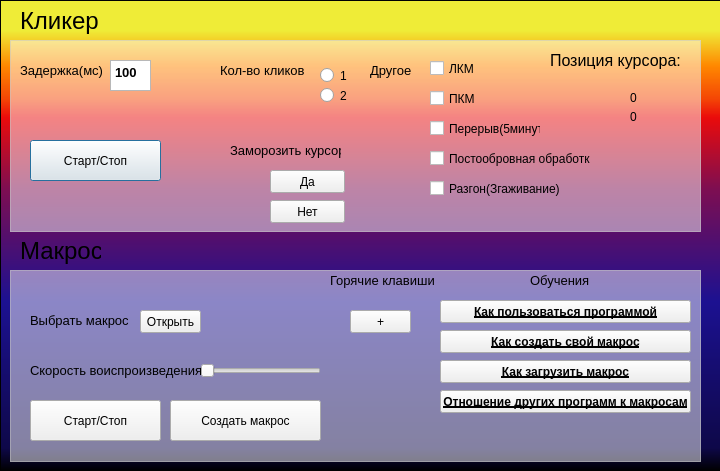
<?xml version="1.0" encoding="UTF-8"?>
<ui version="4.0">
 <class>Auxprog</class>
 <widget class="QDialog" name="Auxprog">
  <property name="geometry">
   <rect>
    <x>0</x>
    <y>0</y>
    <width>720</width>
    <height>471</height>
   </rect>
  </property>
  <property name="windowTitle">
   <string>Auxprog</string>
  </property>
  <property name="windowIcon">
   <iconset>
    <normaloff>../../../../Pictures/Saved Pictures/Путин.jpg</normaloff>../../../../Pictures/Saved Pictures/Путин.jpg</iconset>
  </property>
  <property name="styleSheet">
   <string notr="true">.QPushButton {

}
#PushButton {
}</string>
  </property>
  <widget class="QTextEdit" name="textEdit">
   <property name="geometry">
    <rect>
     <x>110</x>
     <y>60</y>
     <width>41</width>
     <height>31</height>
    </rect>
   </property>
   <property name="html">
    <string>&lt;!DOCTYPE HTML PUBLIC &quot;-//W3C//DTD HTML 4.0//EN&quot; &quot;http://www.w3.org/TR/REC-html40/strict.dtd&quot;&gt;
&lt;html&gt;&lt;head&gt;&lt;meta name=&quot;qrichtext&quot; content=&quot;1&quot; /&gt;&lt;style type=&quot;text/css&quot;&gt;
p, li { white-space: pre-wrap; }
&lt;/style&gt;&lt;/head&gt;&lt;body style=&quot; font-family:'MS Shell Dlg 2'; font-size:8.25pt; font-weight:400; font-style:normal;&quot;&gt;
&lt;p style=&quot; margin-top:0px; margin-bottom:0px; margin-left:0px; margin-right:0px; -qt-block-indent:0; text-indent:0px;&quot;&gt;&lt;span style=&quot; font-size:10pt; font-weight:600;&quot;&gt;100&lt;/span&gt;&lt;/p&gt;&lt;/body&gt;&lt;/html&gt;</string>
   </property>
  </widget>
  <widget class="QGraphicsView" name="graphicsView">
   <property name="enabled">
    <bool>true</bool>
   </property>
   <property name="geometry">
    <rect>
     <x>10</x>
     <y>40</y>
     <width>691</width>
     <height>192</height>
    </rect>
   </property>
   <property name="styleSheet">
    <string notr="true">.QGraphicsView {
	
	background-color: rgba(255, 255, 255, 125);
}</string>
   </property>
   <property name="interactive">
    <bool>true</bool>
   </property>
   <property name="sceneRect">
    <rectf>
     <x>0.000000000000000</x>
     <y>0.000000000000000</y>
     <width>0.000000000000000</width>
     <height>0.000000000000000</height>
    </rectf>
   </property>
  </widget>
  <widget class="QPushButton" name="Startstop">
   <property name="geometry">
    <rect>
     <x>30</x>
     <y>140</y>
     <width>131</width>
     <height>41</height>
    </rect>
   </property>
   <property name="text">
    <string>Старт/Стоп</string>
   </property>
  </widget>
  <widget class="QLabel" name="label">
   <property name="geometry">
    <rect>
     <x>20</x>
     <y>0</y>
     <width>81</width>
     <height>41</height>
    </rect>
   </property>
   <property name="font">
    <font>
     <pointsize>18</pointsize>
    </font>
   </property>
   <property name="text">
    <string>Кликер</string>
   </property>
  </widget>
  <widget class="QLabel" name="label_2">
   <property name="geometry">
    <rect>
     <x>20</x>
     <y>50</y>
     <width>91</width>
     <height>41</height>
    </rect>
   </property>
   <property name="font">
    <font>
     <pointsize>10</pointsize>
    </font>
   </property>
   <property name="text">
    <string>Задержка(мс)</string>
   </property>
  </widget>
  <widget class="QLabel" name="label_3">
   <property name="geometry">
    <rect>
     <x>220</x>
     <y>50</y>
     <width>91</width>
     <height>41</height>
    </rect>
   </property>
   <property name="font">
    <font>
     <pointsize>10</pointsize>
    </font>
   </property>
   <property name="text">
    <string>Кол-во кликов</string>
   </property>
  </widget>
  <widget class="QRadioButton" name="radioButton">
   <property name="geometry">
    <rect>
     <x>320</x>
     <y>60</y>
     <width>82</width>
     <height>31</height>
    </rect>
   </property>
   <property name="text">
    <string>1</string>
   </property>
  </widget>
  <widget class="QRadioButton" name="radioButton_2">
   <property name="geometry">
    <rect>
     <x>320</x>
     <y>80</y>
     <width>82</width>
     <height>31</height>
    </rect>
   </property>
   <property name="text">
    <string>2</string>
   </property>
  </widget>
  <widget class="QLabel" name="label_4">
   <property name="geometry">
    <rect>
     <x>370</x>
     <y>50</y>
     <width>81</width>
     <height>41</height>
    </rect>
   </property>
   <property name="font">
    <font>
     <pointsize>10</pointsize>
    </font>
   </property>
   <property name="text">
    <string>Другое</string>
   </property>
  </widget>
  <widget class="QCheckBox" name="checkBox">
   <property name="geometry">
    <rect>
     <x>430</x>
     <y>60</y>
     <width>70</width>
     <height>17</height>
    </rect>
   </property>
   <property name="text">
    <string>ЛКМ</string>
   </property>
  </widget>
  <widget class="QCheckBox" name="checkBox_2">
   <property name="geometry">
    <rect>
     <x>430</x>
     <y>90</y>
     <width>70</width>
     <height>17</height>
    </rect>
   </property>
   <property name="text">
    <string>ПКМ</string>
   </property>
  </widget>
  <widget class="QCheckBox" name="checkBox_3">
   <property name="geometry">
    <rect>
     <x>430</x>
     <y>120</y>
     <width>111</width>
     <height>17</height>
    </rect>
   </property>
   <property name="text">
    <string>Перерыв(5минут)</string>
   </property>
  </widget>
  <widget class="QCheckBox" name="checkBox_4">
   <property name="geometry">
    <rect>
     <x>430</x>
     <y>150</y>
     <width>161</width>
     <height>17</height>
    </rect>
   </property>
   <property name="text">
    <string>Постообровная обработка</string>
   </property>
  </widget>
  <widget class="QCheckBox" name="checkBox_5">
   <property name="geometry">
    <rect>
     <x>430</x>
     <y>180</y>
     <width>131</width>
     <height>17</height>
    </rect>
   </property>
   <property name="text">
    <string>Разгон(Згаживание)</string>
   </property>
  </widget>
  <widget class="QLabel" name="label_freze">
   <property name="geometry">
    <rect>
     <x>230</x>
     <y>130</y>
     <width>111</width>
     <height>41</height>
    </rect>
   </property>
   <property name="font">
    <font>
     <pointsize>10</pointsize>
    </font>
   </property>
   <property name="text">
    <string>Заморозить курсор</string>
   </property>
  </widget>
  <widget class="QPushButton" name="pushButton_2">
   <property name="geometry">
    <rect>
     <x>270</x>
     <y>170</y>
     <width>75</width>
     <height>23</height>
    </rect>
   </property>
   <property name="text">
    <string>Да</string>
   </property>
  </widget>
  <widget class="QPushButton" name="pushButton_3">
   <property name="geometry">
    <rect>
     <x>270</x>
     <y>200</y>
     <width>75</width>
     <height>23</height>
    </rect>
   </property>
   <property name="text">
    <string>Нет</string>
   </property>
  </widget>
  <widget class="QLabel" name="label_6">
   <property name="geometry">
    <rect>
     <x>20</x>
     <y>230</y>
     <width>81</width>
     <height>41</height>
    </rect>
   </property>
   <property name="font">
    <font>
     <pointsize>18</pointsize>
    </font>
   </property>
   <property name="text">
    <string>Макросы</string>
   </property>
  </widget>
  <widget class="QGraphicsView" name="graphicsView_2">
   <property name="enabled">
    <bool>true</bool>
   </property>
   <property name="geometry">
    <rect>
     <x>10</x>
     <y>270</y>
     <width>691</width>
     <height>192</height>
    </rect>
   </property>
   <property name="styleSheet">
    <string notr="true">.QGraphicsView {
	
	background-color: rgba(255, 255, 255, 125);
}</string>
   </property>
   <property name="interactive">
    <bool>true</bool>
   </property>
   <property name="sceneRect">
    <rectf>
     <x>0.000000000000000</x>
     <y>0.000000000000000</y>
     <width>0.000000000000000</width>
     <height>0.000000000000000</height>
    </rectf>
   </property>
  </widget>
  <widget class="QPushButton" name="pushButton_4">
   <property name="geometry">
    <rect>
     <x>30</x>
     <y>400</y>
     <width>131</width>
     <height>41</height>
    </rect>
   </property>
   <property name="text">
    <string>Старт/Стоп</string>
   </property>
  </widget>
  <widget class="QLabel" name="label_7">
   <property name="geometry">
    <rect>
     <x>30</x>
     <y>300</y>
     <width>101</width>
     <height>41</height>
    </rect>
   </property>
   <property name="font">
    <font>
     <pointsize>10</pointsize>
    </font>
   </property>
   <property name="text">
    <string>Выбрать макрос</string>
   </property>
  </widget>
  <widget class="QPushButton" name="pushButton_5">
   <property name="geometry">
    <rect>
     <x>140</x>
     <y>310</y>
     <width>61</width>
     <height>23</height>
    </rect>
   </property>
   <property name="text">
    <string>Открыть</string>
   </property>
  </widget>
  <widget class="QPushButton" name="pushButton_6">
   <property name="geometry">
    <rect>
     <x>170</x>
     <y>400</y>
     <width>151</width>
     <height>41</height>
    </rect>
   </property>
   <property name="text">
    <string>Создать макрос</string>
   </property>
  </widget>
  <widget class="QLabel" name="label_8">
   <property name="geometry">
    <rect>
     <x>530</x>
     <y>260</y>
     <width>101</width>
     <height>41</height>
    </rect>
   </property>
   <property name="font">
    <font>
     <pointsize>10</pointsize>
    </font>
   </property>
   <property name="text">
    <string>Обучения</string>
   </property>
  </widget>
  <widget class="QPushButton" name="pushButton_7">
   <property name="geometry">
    <rect>
     <x>440</x>
     <y>300</y>
     <width>251</width>
     <height>23</height>
    </rect>
   </property>
   <property name="font">
    <font>
     <weight>75</weight>
     <bold>true</bold>
     <underline>true</underline>
    </font>
   </property>
   <property name="text">
    <string>Как пользоваться программой</string>
   </property>
  </widget>
  <widget class="QPushButton" name="pushButton_8">
   <property name="geometry">
    <rect>
     <x>440</x>
     <y>330</y>
     <width>251</width>
     <height>23</height>
    </rect>
   </property>
   <property name="font">
    <font>
     <weight>75</weight>
     <bold>true</bold>
     <underline>true</underline>
    </font>
   </property>
   <property name="text">
    <string>Как создать свой макрос</string>
   </property>
  </widget>
  <widget class="QPushButton" name="pushButton_9">
   <property name="geometry">
    <rect>
     <x>440</x>
     <y>360</y>
     <width>251</width>
     <height>23</height>
    </rect>
   </property>
   <property name="font">
    <font>
     <weight>75</weight>
     <bold>true</bold>
     <underline>true</underline>
    </font>
   </property>
   <property name="text">
    <string>Как загрузить макрос</string>
   </property>
  </widget>
  <widget class="QPushButton" name="pushButton_10">
   <property name="geometry">
    <rect>
     <x>440</x>
     <y>390</y>
     <width>251</width>
     <height>23</height>
    </rect>
   </property>
   <property name="font">
    <font>
     <weight>75</weight>
     <bold>true</bold>
     <underline>true</underline>
    </font>
   </property>
   <property name="text">
    <string>Отношение других программ к макросам</string>
   </property>
  </widget>
  <widget class="QLabel" name="label_9">
   <property name="geometry">
    <rect>
     <x>330</x>
     <y>260</y>
     <width>111</width>
     <height>41</height>
    </rect>
   </property>
   <property name="font">
    <font>
     <pointsize>10</pointsize>
    </font>
   </property>
   <property name="text">
    <string>Горячие клавиши</string>
   </property>
  </widget>
  <widget class="QPushButton" name="pushButton_11">
   <property name="geometry">
    <rect>
     <x>350</x>
     <y>310</y>
     <width>61</width>
     <height>23</height>
    </rect>
   </property>
   <property name="text">
    <string>+</string>
   </property>
  </widget>
  <widget class="QGraphicsView" name="graphicsView_3">
   <property name="enabled">
    <bool>true</bool>
   </property>
   <property name="geometry">
    <rect>
     <x>0</x>
     <y>0</y>
     <width>721</width>
     <height>471</height>
    </rect>
   </property>
   <property name="styleSheet">
    <string notr="true">.QGraphicsView {
	
	background-color: qlineargradient(spread:pad, x1:0, y1:1, x2:0, y2:0, stop:0 rgba(0, 0, 0, 255), stop:0.05 rgba(14, 8, 73, 255), stop:0.36 rgba(28, 17, 145, 255), stop:0.6 rgba(126, 14, 81, 255), stop:0.75 rgba(234, 11, 11, 255), stop:0.79 rgba(244, 70, 5, 255), stop:0.86 rgba(255, 136, 0, 255), stop:0.935 rgba(239, 236, 55, 255));
}</string>
   </property>
   <property name="interactive">
    <bool>true</bool>
   </property>
   <property name="sceneRect">
    <rectf>
     <x>0.000000000000000</x>
     <y>0.000000000000000</y>
     <width>0.000000000000000</width>
     <height>0.000000000000000</height>
    </rectf>
   </property>
  </widget>
  <widget class="QSlider" name="horizontalSlider">
   <property name="geometry">
    <rect>
     <x>200</x>
     <y>360</y>
     <width>121</width>
     <height>22</height>
    </rect>
   </property>
   <property name="orientation">
    <enum>Qt::Horizontal</enum>
   </property>
  </widget>
  <widget class="QLabel" name="label_10">
   <property name="geometry">
    <rect>
     <x>30</x>
     <y>350</y>
     <width>171</width>
     <height>41</height>
    </rect>
   </property>
   <property name="font">
    <font>
     <pointsize>10</pointsize>
    </font>
   </property>
   <property name="text">
    <string>Скорость воиспроизведения</string>
   </property>
  </widget>
  <widget class="QLabel" name="posX">
   <property name="geometry">
    <rect>
     <x>630</x>
     <y>90</y>
     <width>47</width>
     <height>16</height>
    </rect>
   </property>
   <property name="text">
    <string>0</string>
   </property>
  </widget>
  <widget class="QLabel" name="posY">
   <property name="geometry">
    <rect>
     <x>630</x>
     <y>110</y>
     <width>47</width>
     <height>13</height>
    </rect>
   </property>
   <property name="text">
    <string>0</string>
   </property>
  </widget>
  <widget class="QLabel" name="posY_2">
   <property name="geometry">
    <rect>
     <x>550</x>
     <y>40</y>
     <width>141</width>
     <height>41</height>
    </rect>
   </property>
   <property name="text">
    <string>&lt;html&gt;&lt;head/&gt;&lt;body&gt;&lt;p&gt;&lt;span style=&quot; font-size:12pt;&quot;&gt;Позиция курсора:&lt;/span&gt;&lt;/p&gt;&lt;/body&gt;&lt;/html&gt;</string>
   </property>
  </widget>
  <zorder>graphicsView_3</zorder>
  <zorder>graphicsView</zorder>
  <zorder>textEdit</zorder>
  <zorder>Startstop</zorder>
  <zorder>label</zorder>
  <zorder>label_2</zorder>
  <zorder>label_3</zorder>
  <zorder>radioButton</zorder>
  <zorder>radioButton_2</zorder>
  <zorder>label_4</zorder>
  <zorder>checkBox</zorder>
  <zorder>checkBox_2</zorder>
  <zorder>checkBox_3</zorder>
  <zorder>checkBox_4</zorder>
  <zorder>checkBox_5</zorder>
  <zorder>label_freze</zorder>
  <zorder>pushButton_2</zorder>
  <zorder>pushButton_3</zorder>
  <zorder>label_6</zorder>
  <zorder>graphicsView_2</zorder>
  <zorder>pushButton_4</zorder>
  <zorder>label_7</zorder>
  <zorder>pushButton_5</zorder>
  <zorder>pushButton_6</zorder>
  <zorder>label_8</zorder>
  <zorder>pushButton_7</zorder>
  <zorder>pushButton_8</zorder>
  <zorder>pushButton_9</zorder>
  <zorder>pushButton_10</zorder>
  <zorder>label_9</zorder>
  <zorder>pushButton_11</zorder>
  <zorder>horizontalSlider</zorder>
  <zorder>label_10</zorder>
  <zorder>posX</zorder>
  <zorder>posY</zorder>
  <zorder>posY_2</zorder>
 </widget>
 <resources/>
 <connections>
  <connection>
   <sender>pushButton_4</sender>
   <signal>clicked()</signal>
   <receiver>horizontalSlider</receiver>
   <slot>hide()</slot>
   <hints>
    <hint type="sourcelabel">
     <x>121</x>
     <y>419</y>
    </hint>
    <hint type="destinationlabel">
     <x>213</x>
     <y>378</y>
    </hint>
   </hints>
  </connection>
  <connection>
   <sender>pushButton_3</sender>
   <signal>clicked()</signal>
   <receiver>label_freze</receiver>
   <slot>update()</slot>
   <hints>
    <hint type="sourcelabel">
     <x>307</x>
     <y>211</y>
    </hint>
    <hint type="destinationlabel">
     <x>285</x>
     <y>150</y>
    </hint>
   </hints>
  </connection>
 </connections>
</ui>
